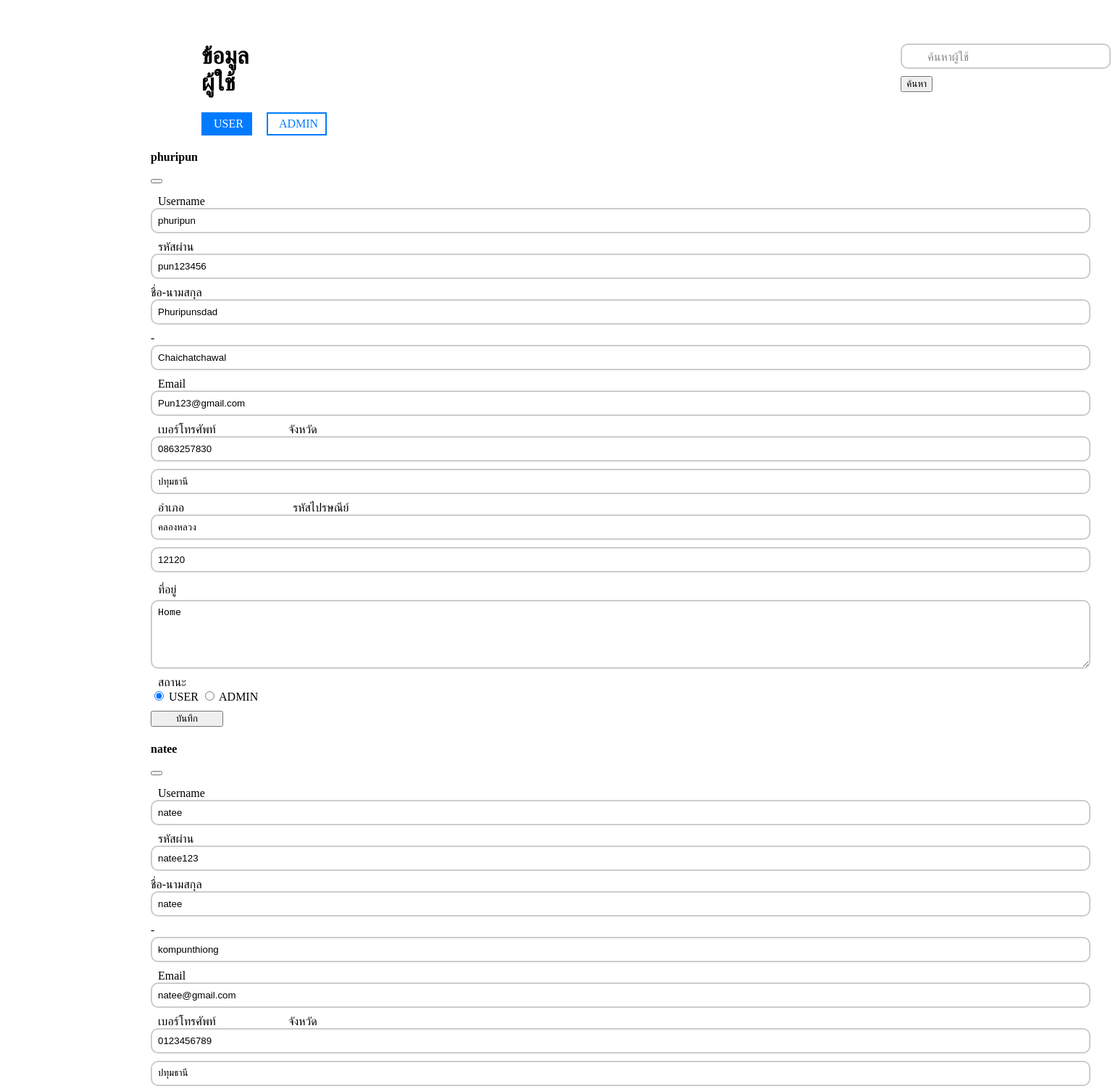
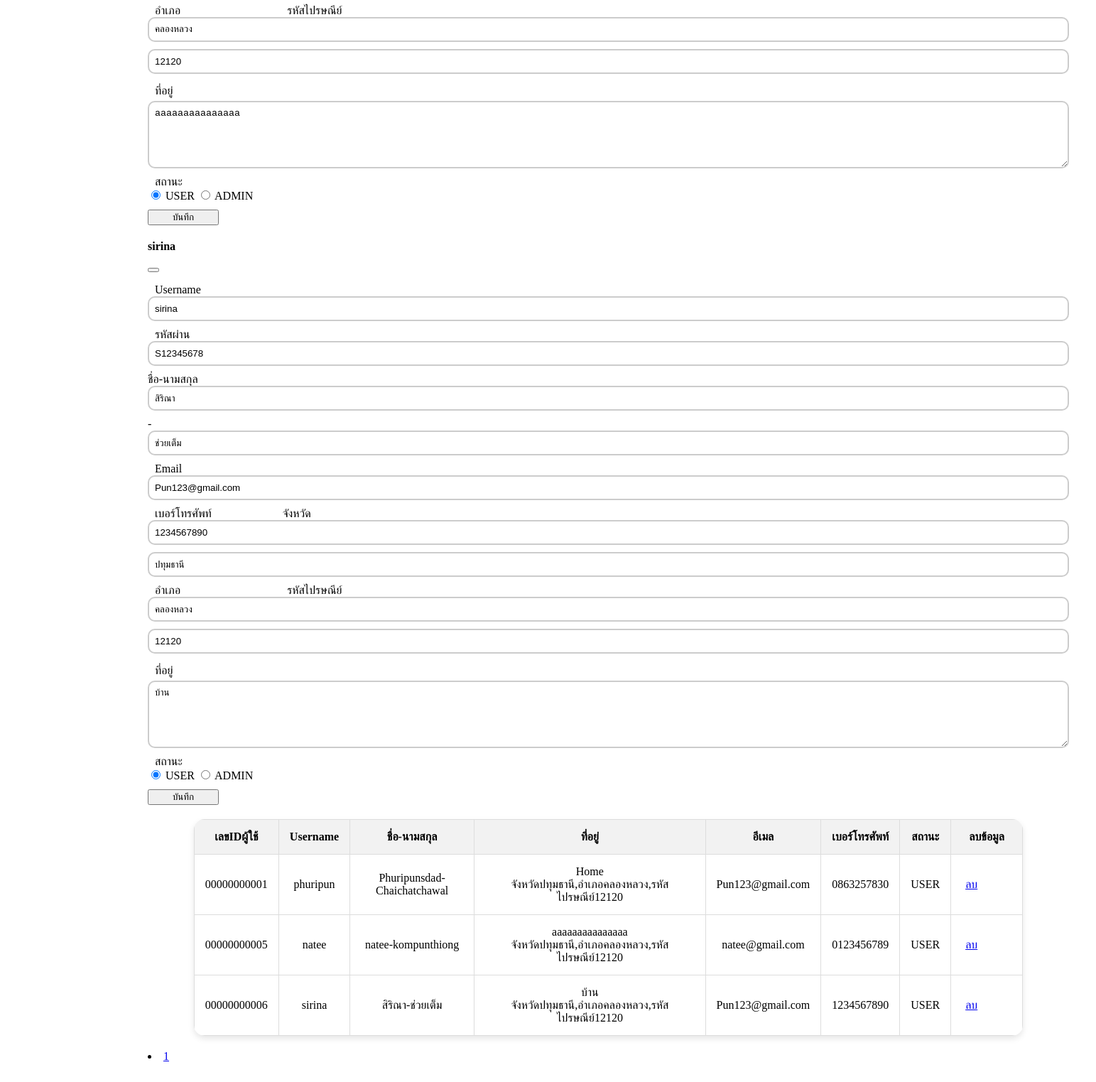
Screenshot of /admin/detailuser.php with the database file from the repository (2 pictures, top to bottom).
### tables this page shows
CREATE TABLE `customer` (
  `Cus_ID` int(11) UNSIGNED ZEROFILL NOT NULL,
  `Cus_Username` varchar(50) NOT NULL,
  `Cus_Password` varchar(20) NOT NULL,
  `Cus_Email` varchar(60) NOT NULL,
  `Cus_tel` varchar(10) NOT NULL,
  `Cus_FName` varchar(50) NOT NULL,
  `Cus_LName` varchar(50) NOT NULL,
  `Cus_Status` enum('ADMIN','USER') NOT NULL DEFAULT 'USER'
);

CREATE TABLE `addresscus` (
  `Add_ID` int(10) UNSIGNED ZEROFILL NOT NULL,
  `Add_Province` varchar(50) NOT NULL,
  `Add_District` varchar(50) NOT NULL,
  `Add_Zip_code` int(7) NOT NULL,
  `Add_Address` text NOT NULL,
  `Cus_ID` int(11) NOT NULL,
  `Add_status` enum('DEFAULT','RESERVE','','') NOT NULL,
  `Add_Subdistrict` varchar(50) NOT NULL,
  `provinces_id` int(11) NOT NULL,
  `amphures_id` int(11) NOT NULL,
  `id` int(11) NOT NULL
);

### admin/detailuser.php (the view, shortened to what this page needs)
<body>
    <div class="col-sm-10">
        <div style="display: flex; align-items: center;">
            <h1 style="margin-left: 70px;">ข้อมูลผู้ใช้</h1>
            <div style="display: flex; align-items: center; position: relative; margin-left: 890px; margin-top: 10px;">
                <form action="index_ad.php?C=1&D=13" method="post">
                    <input type="text" id="searchuser" name="searchuser" class="custom-input3"
                        placeholder="ค้นหาผู้ใช้" style="margin-left: 10px; width: 290px; padding-left: 35px;">
                    <button type="submit" class="btn btn-primary"
                        style="margin-left: 10px; margin-top: 0px;">ค้นหา</button>
                    </form>
            </div>
        </div>
        <div style="display: flex; align-items: center; margin-left: 50px; ">
            <a href="index_ad.php?C=1&D=2" class="btn btn-outline-primary active">
                <i class="fi fi-rr-user"></i>USER
            </a>
            <a href="index_ad.php?C=1&D=3" class="btn btn-outline-primary ">
                <i class="fi fi-rr-user-gear"></i>ADMIN
            </a>
        </div>
        <table>
            <thead>
                <tr>
                    <th>เลขIDผู้ใช้</th>
                    <th>Username</th>
                    <th>ชื่อ-นามสกุล</th>
                    <th>ที่อยู่</th>
                    <th>อีเมล</th>
                    <th>เบอร์โทรศัพท์</th>
                    <th>สถานะ</th>
                    <th>ลบข้อมูล</th>
                </tr>
            </thead>
            <tbody>
            <?php
                include 'condb.php';
                $sql = "SELECT Cus_ID, Cus_Username, Cus_Password, Cus_Email, Cus_tel, Cus_FName, Cus_LName, Cus_Status
                        FROM customer
                        WHERE Cus_Status = 'USER'";
                $result = mysqli_query($conn, $sql);
                $rows_per_page = 10;
                $total_rows = mysqli_num_rows($result);
                $total_pages = ceil($total_rows / $rows_per_page);
                if (isset($_GET['page']) && is_numeric($_GET['page'])) {
                    $current_page = $_GET['page'];
                } else {
                    $current_page = 1;
                }
                $start_row = ($current_page - 1) * $rows_per_page;
                $sql_pagination = "SELECT Cus_ID, Cus_Username, Cus_Password, Cus_Email, Cus_tel, Cus_FName, Cus_LName, Cus_Status
                                    FROM customer
                                    WHERE Cus_Status = 'USER'
                                    LIMIT $start_row, $rows_per_page";
                $result_pagination = mysqli_query($conn, $sql_pagination);
                while ($row = mysqli_fetch_assoc($result_pagination)) {
                    $modalID = "myModal" . $row['Cus_ID'];
                    $sql_address = "SELECT Add_Address, Add_Province, Add_District, Add_Zip_code
                                    FROM addresscus
                                    WHERE Cus_ID = {$row['Cus_ID']} AND Add_Status = 'DEFAULT'";
                    $result_address = mysqli_query($conn, $sql_address);
                    $row_address = mysqli_fetch_assoc($result_address);
                    ?>
        <tr>
            <td><?= $row['Cus_ID']; ?></td>
            <td><?= $row['Cus_Username']; ?></td>
            <td style="width: 15%;"><?= $row['Cus_FName']; ?>-<?= $row['Cus_LName']; ?></td>
            <td>
                <?php if ($result_address && mysqli_num_rows($result_address) > 0) { ?>
                    <?= $row_address['Add_Address']; ?><br>
                    จังหวัด<?= $row_address['Add_Province']; ?>,อำเภอ<?= $row_address['Add_District']; ?>,รหัสไปรษณีย์<?= $row_address['Add_Zip_code']; ?>
                <?php } else { ?>
                    ยังไม่มีที่อยู่
                <?php
 }
                ?>
            </td>
            <td><?= $row['Cus_Email']; ?></td>
            <td><?= $row['Cus_tel']; ?></td>
            <td><?= $row['Cus_Status']; ?></td>
                    <td style="width: 5%;">
                        <center><a href="#" onclick="confirmDelete(<?php echo $row['Cus_ID']; ?>)"
                                class="btn btn-danger" style="display: flex; width: 70px;">ลบ</a>
                        </center>
                    </td>
                </tr>
                <div class="modal fade" id="<?php echo $modalID; ?>">
                    <div class="modal-dialog modal-dialog-scrollable">
                        <div class="modal-content">
                            <div class="modal-header">
                                <h4 class="modal-title"><?php echo $row['Cus_Username']; ?></h4>
                                <button type="button" class="btn-close" data-bs-dismiss="modal"></button>
                            </div>
                            <div class="modal-body">
                                <form action="updateuser.php" method="post" enctype="multipart/form-data">
                                    <div>
                                        <div style="display: flex; align-items: center;">
                                            <label for="Cus_Username" class="form-label">Username</label>
                                        </div>
                                        <input type="text" class="custom-input2" id="Cus_Username"
                                            placeholder="ชื่อสินค้า" name="Cus_Username" required
                                            value="<?php echo $row['Cus_Username']; ?>">
                                    </div>
                                    <div>
                                        <div style="display: flex; align-items: center;">
                                                 <label
                                                for="Cus_Password" class="form-label"> รหัสผ่าน</label>
                                        </div>
                                        <input type="text" class="custom-input2" id="Cus_Password"
                                            placeholder="ราคาสินค้า" name="Cus_Password" required
                                            value="<?php echo $row['Cus_Password']; ?>">
                                    </div>
                                    <label for="" class="form-label">ชื่อ-นามสกุล</label>
                                    <div class="flex-container">
                                        <input type="text" class="custom-input2" id="Cus_FName" required
                                            placeholder="ชื่อ" name="Cus_FName"
                                            value="<?php echo $row['Cus_FName']; ?>">-
                                        <input type="text" class="custom-input2" id="Cus_LName" required
                                            placeholder="นามสกุล" name="Cus_LName"
                                            value="<?php echo $row['Cus_LName']; ?>">
                                    </div>
                                    <div>
                                        <div style="display: flex; align-items: center;">
                                                 <label for="Cus_Email"
                                                class="form-label"> Email</label>
                                        </div>
                                        <input type="text" class="custom-input2" id="Cus_Email" placeholder="ราคาสินค้า"
                                            name="Cus_Email" required value="<?php echo $row['Cus_Email']; ?>">
                                    </div>
                                    <div>
                                        <div style="display: flex; align-items: center;">
                                                 <label for="Cus_tel"
                                                class="form-label"> เบอร์โทรศัพท์</label>
                                            <label for="Add_Province" class="form-label"> จังหวัด</label>
                                        </div>
                                        <div class="flex-container">
                                            <input type="text" class="custom-input2" id="Cus_tel"
                                                placeholder="ราคาสินค้า" name="Cus_tel" required
                                                value="<?php echo $row['Cus_tel']; ?>" style=" margin-right: 10px;">
                                            <input type="text" class="custom-input2" id="Add_Province"
                                                placeholder="จังหวัด" name="Add_Province" required
                                                value="<?php echo $row_address['Add_Province']; ?>">
                                        </div>
                                    </div>
                                    <div>
                                        <div style="display: flex; align-items: center;">
                                                 <label
                                                for="Add_District" class="form-label"> อำเภอ</label>
                                            <label for="Add_Zip_code" class="form-label"> รหัสไปรษณีย์</label>
                                        </div>
                                        <div class="flex-container">
                                            <input type="text" class="custom-input2" id="Add_District"
                                                placeholder="อำเภอ" name="Add_District" style=" margin-right: 10px;"
                                                required value="<?= $row_address['Add_District']; ?>">
                                            <input type="text" class="custom-input2" id="Add_Zip_code"
                                                placeholder="รหัสไปรษณีย์" name="Add_Zip_code" required
                                                value="<?php echo  $row_address['Add_Zip_code']; ?>">
                                        </div>
                                    </div>
                                    <div>
                                        <div style="display: flex; align-items: center;">
                                                 <label
                                                for="Cus_Address" style="margin-top: 5px; ">ที่อยู่</label>
                                        </div>
                                        <textarea class="custom-input2" id="Cus_Address" name="Cus_Address" rows="5"
                                            placeholder="รายละเอียดที่อยู่"
                                            style="margin-top: 5px; "><?php echo $row_address['Add_Address']; ?></textarea>
                                    </div>
                                    <div>
                                        <div style="display: flex; align-items: center;">
                                            <label for="Cus_Status" class="form-label"> สถานะ</label>
                                        </div>
                                        <label>
                                            <input type="radio" name="Cus_Status" value="USER"
                                                <?php echo ($row['Cus_Status'] == 'USER') ? 'checked' : ''; ?>>
                                            USER
                                        </label>
                                        <label>
                                            <input type="radio" name="Cus_Status" value="ADMIN"
                                                <?php echo ($row['Cus_Status'] == 'ADMIN') ? 'checked' : ''; ?>>
                                            ADMIN
                                        </label>
                                    </div>
                            </div>
                            <div class="modal-footer">
                                <div style="margin-top: 10px;">
                                    <button type="submit" class="btn btn-success" style="width: 100px; ">บันทึก</button>
                                </div>
                            </div>
                        </div>
                    </div>
                </div>
                <?php
        }
        ?>
            </tbody>
        </table>
        <div class="pagination">
            <?php
                for ($page = 1; $page <= $total_pages; $page++) {
                    if ($page == $current_page) {
                        echo "<li class='page-item active'><a class='page-link' href='#'>$page</a></li>";
                    } else {
                        echo "<li class='page-item'><a class='page-link' href='index_ad.php?C=1&D=2&page=$page'>$page</a></li>";
                    }
                }
            ?>
        </div>
    </div><br>
</body>

### admin/detailuser.php (style rules this page uses)
.col-sm-10 { margin-left: 170px; background-color: #ffffff; border-radius: 10px; padding: 30px; }
.custom-input2 { width: 100%; padding: 8px; margin-bottom: 10px; border: 2px solid #ccc; border-radius: 10px; box-sizing: border-box; transition: border-color 0.3s; margin-left: 0; }
.custom-input2::placeholder { position: absolute; top: 8px; left: 10px; font-size: 16px; color: #888; opacity: 1; transition: transform 0.3s, opacity 0.3s; }
table { width: 90%; border-collapse: collapse; border-radius: 15px; overflow: hidden; box-shadow: 0 4px 8px rgba(0, 0, 0, 0.1); margin: 20px 0; margin-right: auto; margin-left: auto; }
th, td { padding: 15px; text-align: center; border-bottom: 1px solid #ddd; border: 1px solid #ddd; transition: background-color 0.3s ease; }
th { background-color: #f2f2f2; }
.btn-outline-primary { display: flex; margin-left: 20px; border: 2px solid #007bff; color: #007bff; padding: 5px 10px; text-decoration: none; align-items: center; }
.btn-outline-primary.active { background-color: #007bff; color: #fff; border-color: #007bff; }
.custom-input3 { width: 100%; padding: 8px; margin-bottom: 10px; border: 2px solid #ccc; border-radius: 10px; box-sizing: border-box; transition: border-color 0.3s; margin-left: 0; }
.custom-input3::placeholder { position: absolute; top: 8px; left: 35px; font-size: 16px; color: #888; opacity: 1; transition: transform 0.3s, opacity 0.3s; }

### rows the page displays
customer: Cus_ID "00000000001", Cus_Username "phuripun", Cus_FName "Phuripunsdad", Cus_LName "Chaichatchawal", addresscus.Add_Address "Home", addresscus.Add_Province "ปทุมธานี", addresscus.Add_District "คลองหลวง", addresscus.Add_Zip_code "12120", Cus_Email "Pun123@gmail.com", Cus_tel "0863257830", Cus_Status "USER", Cus_Password "pun123456", Add_Province "ปทุมธานี", Add_District "คลองหลวง", Add_Zip_code "12120", Cus_Address "Home", Cus_Status "☑ USER", Cus_Status "☐ ADMIN"
customer: Cus_ID "00000000005", Cus_Username "natee", Cus_FName "natee", Cus_LName "kompunthiong", addresscus.Add_Address "aaaaaaaaaaaaaaa", addresscus.Add_Province "ปทุมธานี", addresscus.Add_District "คลองหลวง", addresscus.Add_Zip_code "12120", Cus_Email "natee@gmail.com", Cus_tel "0123456789", Cus_Status "USER", Cus_Password "natee123", Add_Province "ปทุมธานี", Add_District "คลองหลวง", Add_Zip_code "12120", Cus_Address "aaaaaaaaaaaaaaa", Cus_Status "☑ USER", Cus_Status "☐ ADMIN"
customer: Cus_ID "00000000006", Cus_Username "sirina", Cus_FName "สิริณา", Cus_LName "ช่วยเต็ม", addresscus.Add_Address "บ้าน", addresscus.Add_Province "ปทุมธานี", addresscus.Add_District "คลองหลวง", addresscus.Add_Zip_code "12120", Cus_Email "Pun123@gmail.com", Cus_tel "1234567890", Cus_Status "USER", Cus_Password "S12345678", Add_Province "ปทุมธานี", Add_District "คลองหลวง", Add_Zip_code "12120", Cus_Address "บ้าน", Cus_Status "☑ USER", Cus_Status "☐ ADMIN"
